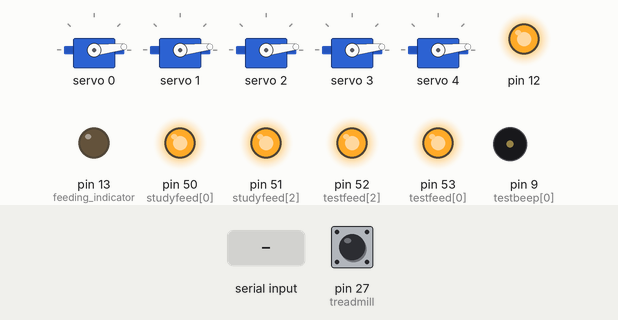
This sketch was run on a simulated Arduino Mega 2560, built with avr-gcc and run on an emulated ATmega2560. On the bench: 5 × servo, output pins drawn as LEDs (lit = HIGH), buzzer (waves = sounding). Inputs (shaded band) come from the test bench; at power-on: pin 27 (treadmill) HIGH. What the sketch prints to the serial monitor is not drawn.

Above: at 2.0 s.
2.1 s: "90,45\n" received over Serial
At 2.25 s:
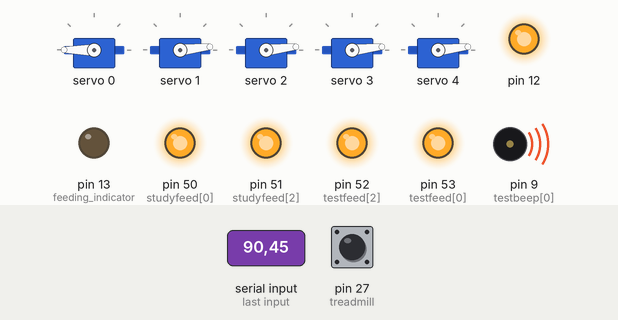
At 3.4 s:
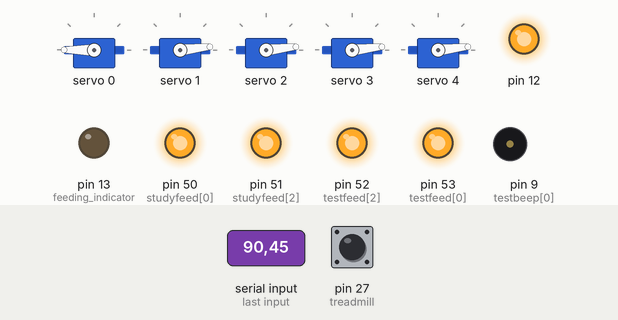
5.1 s: pin 27 (treadmill) pulled LOW for 0.15 s
At 7.4 s:
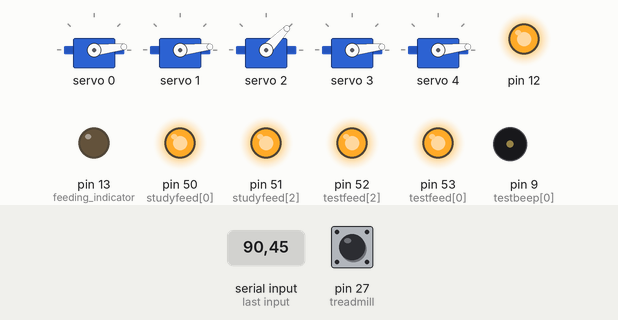
Timing chart, 0 to 8.9 s (numbered marks = the images above; inputs shaded):
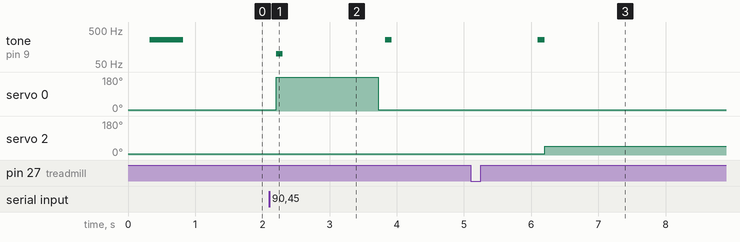

Measured:
- after the input at 2.1 s, tone on pin 9 (testbeep[0]): silent → 100 Hz after 0.10 s, → silent 0.10 s later, → 261 Hz 1.5 s later, → silent 0.10 s later; servo 0: 6° → 180° after 0.10 s, → 6° 1.5 s later
- after the input at 5.1 s, tone on pin 9 (testbeep[0]): silent → 261 Hz after 1.0 s, → silent 0.10 s later; servo 2: 6° → 46° after 1.1 s

The sketch:

dmns.ino
```cpp
// Arduino embedded code for some sort of science, I dunno

// *** Trial Types ***
// 1 -> beads front
// 2 -> beads back
// 3 -> yarn front
// 4 -> yarn back

// *** Servos ***
// s0 -> study door
// s1 -> study spinner
// s2 -> delay door
// s3 -> test spinner
// s4 -> return door

// *** Task Phase ***
// 1 -> Set up the current trial.
// 2 -> Rat does a nose poke and runs on the treadmill.
// 3 -> Rat opens the gate.
// 4 -> Rat makes a choice.


#include <Wire.h>
#include <Adafruit_PWMServoDriver.h>

Adafruit_PWMServoDriver pwm = Adafruit_PWMServoDriver();
#define SERVOMIN 150;
#define SERVOMAX 600;

// How long does the rat need to hold nose-poke?
// 40000;; ryan
//babies : 4000
long BEAMTIME = 100000;
// For how long does the rat get water?
long FEEDTIME = 200;

// define the trial types and objects

int trialobj[]    = {0, 0, 1, 1};
int trialpos[]    = {0, 1, 0, 1};
int servopos[]    = {150, 600}; // test spinner
int servopos1[]   = {600, 300}; // study spinner
// match IR beams with trial types
int studypins[]   = {26, 26, 25, 25}; //study beads study yarn
int testcpins[]   = {32, 32, 33, 33}; //test beads test ayarn
int testicpins[]  = {33, 33, 32, 32}; //test yarn test beads
int studyfeed[]   = {50, 50, 51, 51}; //study beads study yarn
int testfeed[]    = {53, 53, 52, 52}; //test beads test yarn
int testbeep[]    = {9, 9, 9, 9}; //test yarn test beads

// general variables
int taskphase     = 1;
long breaktime     = 0;
int beamstat      = 0;
int serialdata    = 0;
long feedir        = 0;
long beepir        = 0;
long holdtime      = 0;
int trialtype     = 0;
// set up function, run once during Arduino setup
void setup ()
{
  // attach the servo controller
  Serial.begin(9600); // baud rate = 9600
  pwm.begin();
  pwm.setPWMFreq(60);

  // door to study
  pwm.setPWM(0, 0, 150);
  delay(50);
  // study spinner
  pwm.setPWM(1, 0, 150);
  delay(50);
  // delay door
  pwm.setPWM(2, 0, 150);
  delay(50);
  // test spinner
  pwm.setPWM(3, 0, 150);
  delay(50);
  // return arm access
  pwm.setPWM(4, 0, 150);
  delay(50);
  // hang on


  // load all IR readers
  // set up pins in the input-pullup mode
  pinMode(26, INPUT_PULLUP); //study beads
  pinMode(25, INPUT_PULLUP); //study yarn
  pinMode(27, INPUT_PULLUP); //treadmill
  pinMode(32, INPUT_PULLUP); //test beads
  pinMode(33, INPUT_PULLUP); //test yarn

  // set up output pins
  // speaker is pin 22
  pinMode(50, OUTPUT); // study beads water
  pinMode(51, OUTPUT); // study yarn water
  pinMode(53, OUTPUT); // test beads water
  pinMode(52, OUTPUT); // test yarn water
  pinMode(13, OUTPUT); // feeding indicator???
  pinMode(12, OUTPUT);

  // initialize output pins to defaults
  digitalWrite(50, 0);
  delay(10);
  digitalWrite(50, 1);
  delay(10);
  digitalWrite(51, 0);
  delay(10);
  digitalWrite(51, 1);
  delay(10);
  digitalWrite(53, 0);
  delay(10);
  digitalWrite(53, 1);
  delay(10);
  digitalWrite(52, 0);
  delay(10);
  digitalWrite(52, 1);

  digitalWrite(13, 0);
  digitalWrite(12, 1);

  // chirp
  tone(testbeep[0], 261);
  delay(500);
  noTone(testbeep[0]);


} // setup()

void loop ()
{

  if (taskphase == 1)
  {

    // Are there any data waiting for us?
    ////////////////////////////////////////////
    ///// SET UP THE TRIAL ////////////////////
    ////////////////////////////////////////////
    if (Serial.available() > 0)
    {

      // There are data waiting for us.
      // read the input as an integer
      serialdata = Serial.parseInt() - 1;
      Serial.print(serialdata+1);
      trialtype = serialdata;
      // expect the read data to be the trial type

      // position the study  spinner
      pwm.setPWM(1, 0, servopos1[trialobj[serialdata]]);
      delay(100);

      // open the study door
      pwm.setPWM(0, 0, 600);

      // advance task phase
      taskphase = 2;

      tone(9, 100);
      delay(100);
      noTone(9);
      return;
    }
    else
    {
      // NOTE: no data available, return to beginning
      return;
    }
  }
/////////////////////////////////////////
///// study phase ///////////////////////
///////////////////////////////////

  // this is the phase where were waiting for him to study
  else if (taskphase == 2)
  {
    // wait for the rat to do a nose-poke
    // when beamstat == 1, the beam is broken
    // serialdata -> trial type
    beamstat = !digitalRead(studypins[serialdata]);

    // the rat must hold for BEAMTIME (in 1/Bd)
    if (beamstat == 1)
    {
      holdtime++;
    }
    else
    {
      holdtime = 0;
    }

    if (holdtime > BEAMTIME)
    {
      // signal that rat did nose-poke
      Serial.print(1);
      // give water
      digitalWrite(studyfeed[serialdata], 0);
      delay(FEEDTIME*.5);
      digitalWrite(studyfeed[serialdata], 1);


      // we know hes out of the study and return doors way
      pwm.setPWM(0, 0, 150);
      delay(50);
      pwm.setPWM(4, 0, 150);
      delay(50);
      // set up the test spinner
      pwm.setPWM(3, 0, servopos[trialpos[serialdata]]);

      // reset general veriables
      beamstat  = 0;
      holdtime  = 0;

      // advance task phase
      taskphase = 3;

      // signal MATLAB that the rat did a nose poke

      tone(9, 261);
      delay(100);
      noTone(9);

    }
    else
    {
      return;
    }
  }
  ////////////////////////////////////////////
  // the treadmill phase //////////////////////
  //////////////////////////////////////////
  else if (taskphase == 3)
  {
    // listen to treadmill beam
    beamstat  = !digitalRead(27);


    // if beam is broken, send treadmill response
    if (beamstat == 1)
    {
      // signal MATLAB that the rat did a nose poke
      Serial.print(2);

      // while treadmill is running, take a break
      //      breaktime = 0;
      // indicate this is delay time
      digitalWrite(11, 0);

      // advance task phase
      taskphase = 4;

    // ******* THIS IS THE TREADMILL DELAY **********
    // 1000 is one second
      delay(1000);
      tone(9, 261);
      delay(100);
      noTone(9);
      // just testing
      pwm.setPWM(2, 0, 250);
      return;
    }
    else
    {
      // NOTE: waiting for rat
      return;
    }
  }
  ////////////////////////////////////////////
  // where we wait for him to respond
  /////////////////////////////////////////////
  else if (taskphase == 4)
  {
    // listen to beam near reward
    feedir    = feedir + !digitalRead(testcpins[trialtype]);
    beepir    = beepir + !digitalRead(testicpins[trialtype]);

    //    // close door in case of error
    //    if (feedir + beepir > 1 && feedir + beepir < 5)
    //    { // close door when either is ampled

    //    }

    // if one beam is broken for long enough
    if (feedir > BEAMTIME || beepir > BEAMTIME)
    {
      pwm.setPWM(2, 0, 150);
      if (feedir > BEAMTIME)
      {
        // give reward to rat
        digitalWrite(testfeed[trialtype], 0);
        digitalWrite(13, 1);
        delay(FEEDTIME);
        digitalWrite(testfeed[trialtype], 1);
        digitalWrite(13, 0);

        // flicker pin 13 (feeding indicator)

        // signal MATLAB that the rat was fed
        Serial.print(3);
        pwm.setPWM(2,0,150);
      }
      else
      {
        // rat made incorrect choice
        // cue the sad music
        pwm.setPWM(2,0,150);
        tone(9, 261);
        delay(500);
        noTone(9);

        // signal MATLAB that the rat wasn't fed
        Serial.print(4);
      }

      // open return door
      pwm.setPWM(4, 0, 600);

      // reset the task phase and indicators
      delay(500);
      taskphase     = 1;
      feedir        = 0;
      beepir        = 0;


    }
  } // end of taskphase 4

} // loop()
```
